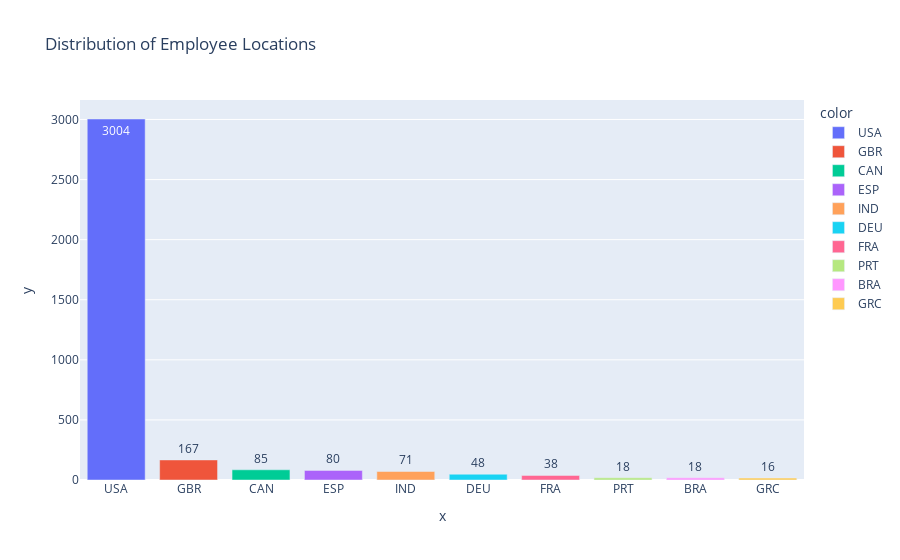

The code cell stored with this chart in its notebook:
### Code cell
employ_res = employ_res[:10]

fig = px.bar(x = employ_res.index, y = employ_res.values, text = employ_res.values, color = employ_res.index,
             title = 'Distribution of Employee Locations')
fig.show()

### Figure 1 — Plotly figure (JSON) as saved in the notebook; plotly's stock layout.template omitted (floating-point values rounded to 4 significant figures)
{"data": [{"alignmentgroup": "True", "hovertemplate": "color=USA<br>x=%{x}<br>y=%{y}<br>text=%{text}<extra></extra>", "legendgroup": "USA", "marker": {"color": "#636efa", "pattern": {"shape": ""}}, "name": "USA", "offsetgroup": "USA", "orientation": "v", "showlegend": true, "text": [3004], "textposition": "auto", "type": "bar", "x": ["USA"], "xaxis": "x", "y": [3004], "yaxis": "y"}, {"alignmentgroup": "True", "hovertemplate": "color=GBR<br>x=%{x}<br>y=%{y}<br>text=%{text}<extra></extra>", "legendgroup": "GBR", "marker": {"color": "#EF553B", "pattern": {"shape": ""}}, "name": "GBR", "offsetgroup": "GBR", "orientation": "v", "showlegend": true, "text": [167], "textposition": "auto", "type": "bar", "x": ["GBR"], "xaxis": "x", "y": [167], "yaxis": "y"}, {"alignmentgroup": "True", "hovertemplate": "color=CAN<br>x=%{x}<br>y=%{y}<br>text=%{text}<extra></extra>", "legendgroup": "CAN", "marker": {"color": "#00cc96", "pattern": {"shape": ""}}, "name": "CAN", "offsetgroup": "CAN", "orientation": "v", "showlegend": true, "text": [85], "textposition": "auto", "type": "bar", "x": ["CAN"], "xaxis": "x", "y": [85], "yaxis": "y"}, {"alignmentgroup": "True", "hovertemplate": "color=ESP<br>x=%{x}<br>y=%{y}<br>text=%{text}<extra></extra>", "legendgroup": "ESP", "marker": {"color": "#ab63fa", "pattern": {"shape": ""}}, "name": "ESP", "offsetgroup": "ESP", "orientation": "v", "showlegend": true, "text": [80], "textposition": "auto", "type": "bar", "x": ["ESP"], "xaxis": "x", "y": [80], "yaxis": "y"}, {"alignmentgroup": "True", "hovertemplate": "color=IND<br>x=%{x}<br>y=%{y}<br>text=%{text}<extra></extra>", "legendgroup": "IND", "marker": {"color": "#FFA15A", "pattern": {"shape": ""}}, "name": "IND", "offsetgroup": "IND", "orientation": "v", "showlegend": true, "text": [71], "textposition": "auto", "type": "bar", "x": ["IND"], "xaxis": "x", "y": [71], "yaxis": "y"}, {"alignmentgroup": "True", "hovertemplate": "color=DEU<br>x=%{x}<br>y=%{y}<br>text=%{text}<extra></extra>", "legendgroup": "DEU", "marker": {"color": "#19d3f3", "pattern": {"shape": ""}}, "name": "DEU", "offsetgroup": "DEU", "orientation": "v", "showlegend": true, "text": [48], "textposition": "auto", "type": "bar", "x": ["DEU"], "xaxis": "x", "y": [48], "yaxis": "y"}, {"alignmentgroup": "True", "hovertemplate": "color=FRA<br>x=%{x}<br>y=%{y}<br>text=%{text}<extra></extra>", "legendgroup": "FRA", "marker": {"color": "#FF6692", "pattern": {"shape": ""}}, "name": "FRA", "offsetgroup": "FRA", "orientation": "v", "showlegend": true, "text": [38], "textposition": "auto", "type": "bar", "x": ["FRA"], "xaxis": "x", "y": [38], "yaxis": "y"}, {"alignmentgroup": "True", "hovertemplate": "color=PRT<br>x=%{x}<br>y=%{y}<br>text=%{text}<extra></extra>", "legendgroup": "PRT", "marker": {"color": "#B6E880", "pattern": {"shape": ""}}, "name": "PRT", "offsetgroup": "PRT", "orientation": "v", "showlegend": true, "text": [18], "textposition": "auto", "type": "bar", "x": ["PRT"], "xaxis": "x", "y": [18], "yaxis": "y"}, {"alignmentgroup": "True", "hovertemplate": "color=BRA<br>x=%{x}<br>y=%{y}<br>text=%{text}<extra></extra>", "legendgroup": "BRA", "marker": {"color": "#FF97FF", "pattern": {"shape": ""}}, "name": "BRA", "offsetgroup": "BRA", "orientation": "v", "showlegend": true, "text": [18], "textposition": "auto", "type": "bar", "x": ["BRA"], "xaxis": "x", "y": [18], "yaxis": "y"}, {"alignmentgroup": "True", "hovertemplate": "color=GRC<br>x=%{x}<br>y=%{y}<br>text=%{text}<extra></extra>", "legendgroup": "GRC", "marker": {"color": "#FECB52", "pattern": {"shape": ""}}, "name": "GRC", "offsetgroup": "GRC", "orientation": "v", "showlegend": true, "text": [16], "textposition": "auto", "type": "bar", "x": ["GRC"], "xaxis": "x", "y": [16], "yaxis": "y"}], "layout": {"barmode": "relative", "legend": {"title": {"text": "color"}, "tracegroupgap": 0}, "title": {"text": "Distribution of Employee Locations"}, "xaxis": {"anchor": "y", "domain": [0, 1], "title": {"text": "x"}}, "yaxis": {"anchor": "x", "domain": [0, 1], "title": {"text": "y"}}}}
